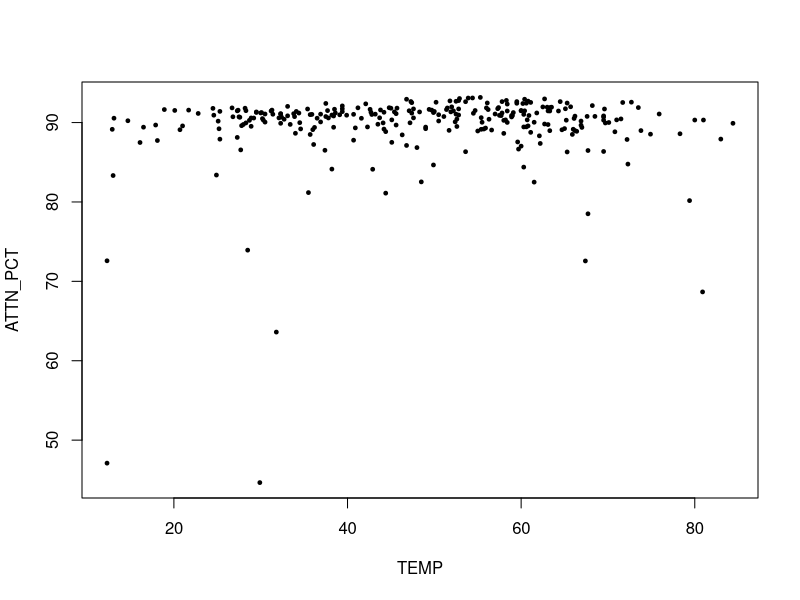

Source code (R):
# Load attendance and weather data, then join them together

# Read in data files.
attendance <- read.csv("data/good_total_attendance.csv")
weather <- read.csv("data/central_park_weather.csv")

# Merge data by YYYYMMDD (numeric) columns.
attd_temp <- merge(attendance,
                   subset(weather, select=c("YEARMODA", "TEMP")),
                   by.x="ATTN_DATE_YMD", by.y="YEARMODA")

# Write out data to a file.
write.csv(attd_temp, "data/attd_temp.csv", row.names=FALSE)

# Look at relationship between temperature and attendance.
plot(ATTN_PCT ~ TEMP, data=attd_temp, pch=19, cex=0.5)
